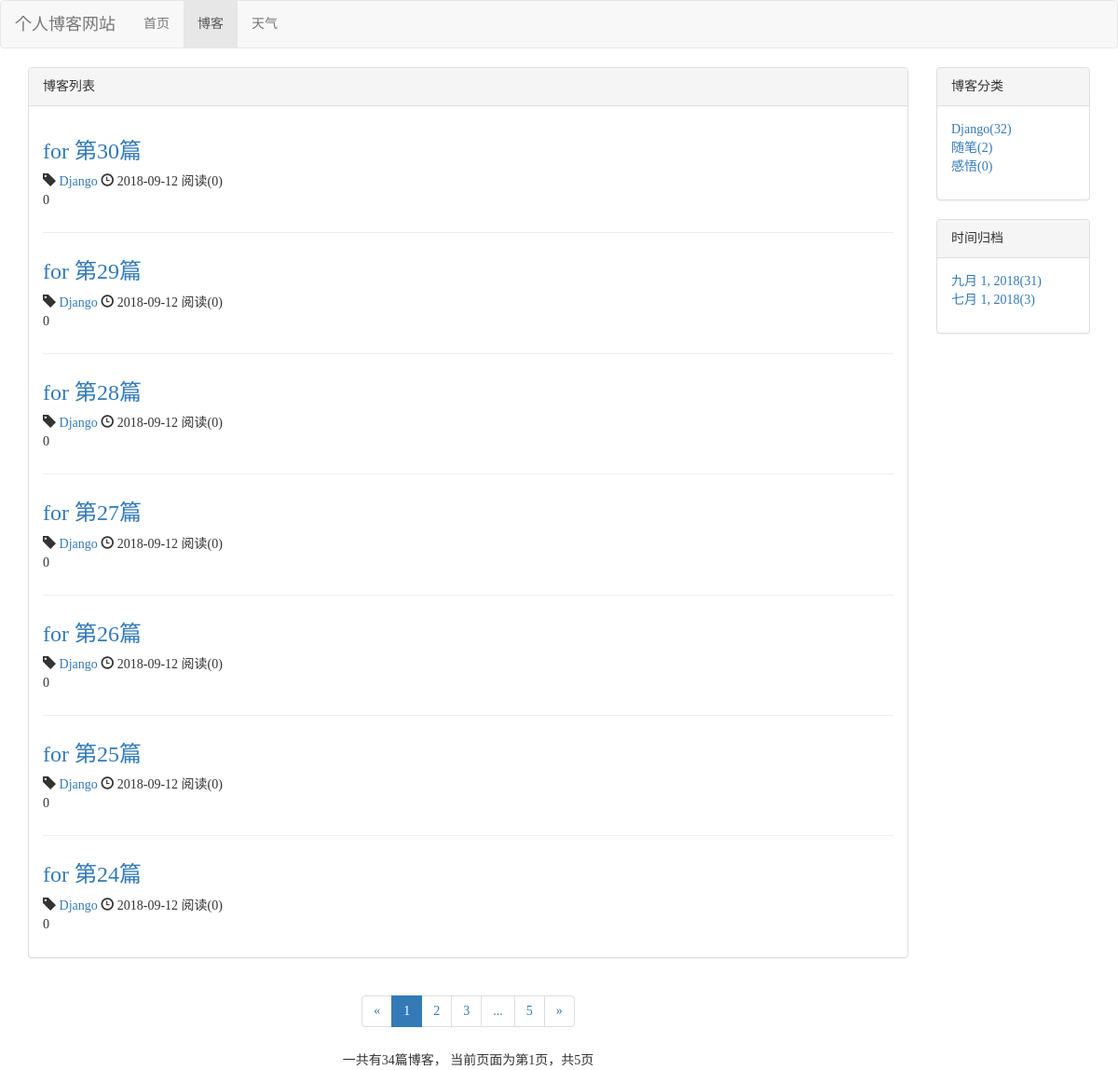
The page /blog/ on the database as committed earlier.
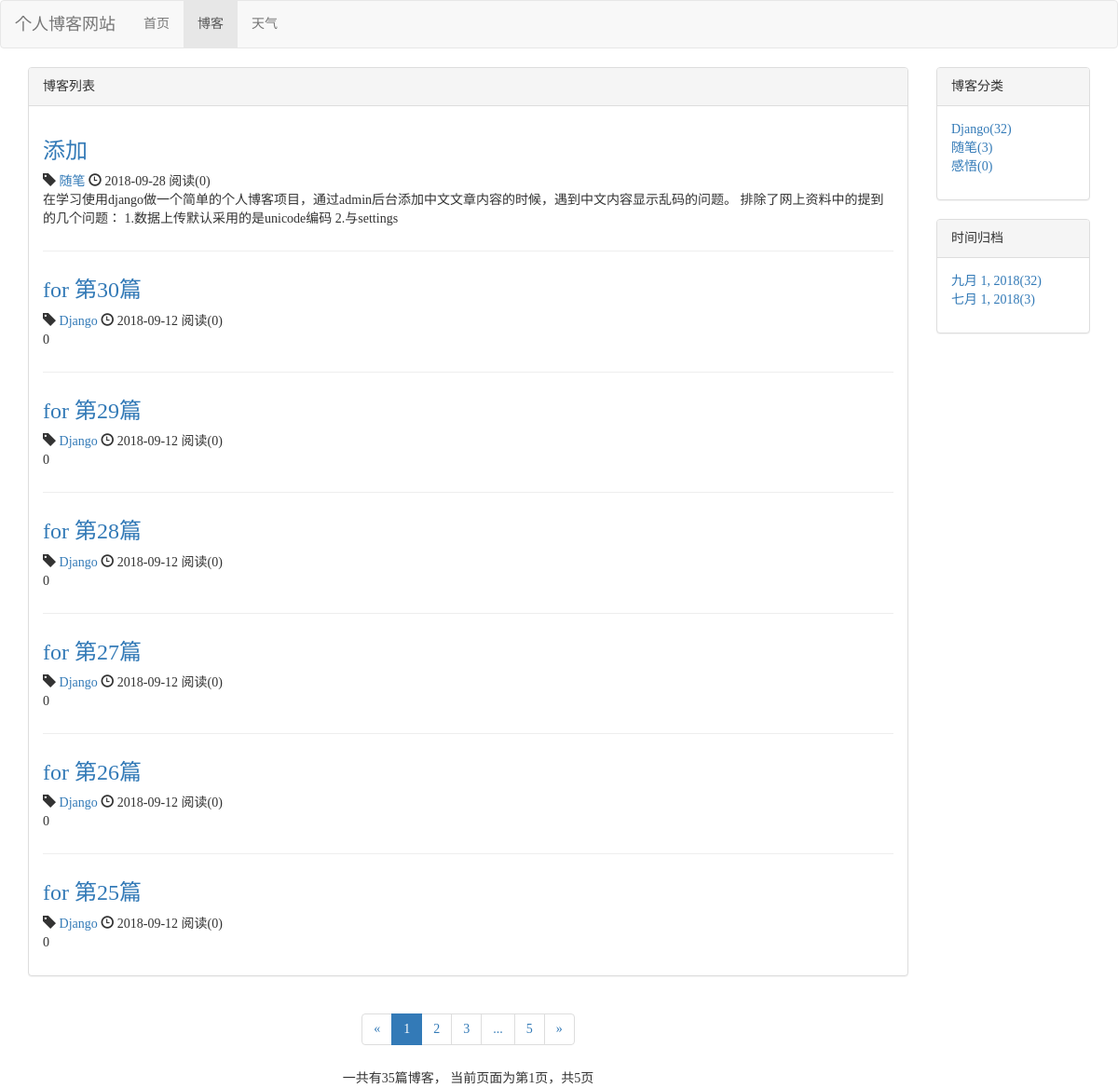
The same page on the database as committed later.
### blog1/models.py (models this page shows, shortened)
class Blog1(models.Model,ReadNumExtensionMethods):
    title = models.CharField(max_length=50)
    blog_type = models.ForeignKey(BlogType,on_delete=models.DO_NOTHING)
    content = RichTextUploadingField()
    author = models.ForeignKey(User,on_delete=models.DO_NOTHING)
    read_details = GenericRelation(ReadNumDate) #反向查询ReadNum
    created_time = models.DateTimeField(auto_now_add=True)
    last_updated_time = models.DateTimeField(auto_now=True)
    image = models.ImageField(upload_to='img',null=True,blank=True)
    class Meta:
        ordering = ['-created_time']

class BlogType(models.Model):
    type_name = models.CharField(max_length=15)
    def __str__(self):
        return self.type_name
    """
    #统计数量方法2：反过来用 type_name的id(如：1)来查询 blog_type对应的id(如：1)
    def blog_type_count(self):
        return self.blog1_set.all().count()
    """

### blog1/views.py (the view)
# urls.py: path('',views.blog_list, name="blog_list"),
def blog_list(request):
    blog_all_list = Blog1.objects.all()
    context = get_blog_list_common_data(request, blog_all_list)
    return render(request,'blog/blog_list.html', context)

### read_statistics/models.py (called while the page is built)
    def get_read_num(self): #Blog可以用这个方法，所以self可以是Blog的对象
        try:
            ct = ContentType.objects.get_for_model(self)# models对象
            readnum = ReadNum.objects.get(content_type=ct, object_id=self.pk)#ReadNum对象
            return readnum.read_num
        except exceptions.ObjectDoesNotExist:
            return 0

### blog1/templates/blog/blog_list.html (shortened to what this page needs)
{% extends 'base.html' %}
{% block nav_blog_active %}active{% endblock %}
{% load staticfiles %}
{% block head_extends %}
    <link rel="stylesheet" href="{% static 'blog/blog.css' %}">
{% endblock %}
{% block content %}
    <div class="container">
        <div class="row">
            <div class="col-sm-8 col-md-9 col-lg-10">
                <div class="panel panel-default">
                    <div class="panel-heading">{% block head_title %}博客列表{% endblock %}</div>
                    <div class="panel-body">
                        {% for blog in blogs %}
                            <div class="blog">
                                <h3><a href="{% url 'blog_detail' blog.pk %}">{{ blog.title }}</a></h3>
                                <p class="blog-info">
                                    <span class="glyphicon glyphicon-tag"></span>
                                    <a href="{% url 'blogs_with_type' blog.blog_type.pk %}">{{ blog.blog_type }}</a>
                                    <span class="glyphicon glyphicon-time"></span>
                                    {{ blog.created_time|date:"Y-m-d" }}
                                    阅读({{ blog.get_read_num }})
                                </p>
                                <p>{{ blog.content|striptags|truncatechars_html:120 }}</p>
                            </div>
                        {% empty %}
                            <div class="blog">
                                <h3>-- 暂无博客，敬请期待 --</h3>
                            </div>
                        {% endfor %}
                    </div>
                </div>
                <div class="paginator">
                    <ul class="pagination">
                        <li>
                            {% if page_of_blogs.has_previous %}
                                <a href="?page={{ page_of_blogs.previous_page_number }}" aria-label="Previous">
                                    <span aria-hidden="true">&laquo;</span>
                                </a>
                            {% else %}
                                 <span aria-hidden="true">&laquo;</span>
                            {% endif %}
                        </li>
                        {% for page_num in page_range %}
                            {% if page_num == page_of_blogs.number %}
                                <li class="active"><span>{{ page_num }}</span></li>
                            {% else %}
                                {% if page_num == '...' %}
                                    <li><span>{{ page_num }}</span></li>
                                {% else %}
                                    <li><a href="?page={{ page_num }}">{{ page_num }}</a></li>
                                {% endif %}
                            {% endif %}
                        {% endfor %}
                        <li>
                            {% if page_of_blogs.has_next %}
                                <a href="?page={{ page_of_blogs.next_page_number }}" aria-label="Next">
                                    <span aria-hidden="true">&raquo;</span>
                                </a>
                            {% else %}
                                <span aria-hidden="true">&raquo;</span>
                            {% endif %}
                        </li>
                    </ul>
                    <div>
                        一共有{{ page_of_blogs.paginator.count }}篇博客，
                        当前页面为第{{ page_of_blogs.number }}页，共{{ page_of_blogs.paginator.num_pages }}页
                    </div>
                </div>
            </div>
            <div class="hidden-xs col-sm-4 col-md-3 col-lg-2">
                <div class="panel panel-default">
                    <div class="panel-heading">博客分类</div>
                    <div class="panel-body">
                            <ul class="blog-types">
                                {% for blog_type in blog_types %}
                                    <li>
                                        <a href="{% url 'blogs_with_type' blog_type.pk %}">
                                            {{ blog_type.type_name }}({{ blog_type.type_count }})
                                        </a>
                                    </li>
                                {% empty %}
                                <li>暂无分类，敬请期待！</li>
                                {% endfor %}
                            </ul>
                     </div>
                </div>
                <div class="panel panel-default">
                    <div class="panel-heading">时间归档</div>
                    <div class="panel-body">
                        <ul>
                            {% for blog_date,date_count in blog_dates.items  %}
                                <li>
                                    <a href="{% url 'blog_dates' blog_date.year blog_date.month %}">
                                        {{ blog_date }}({{ date_count }})
                                    </a>
                                </li>
                            {% endfor %}
                        </ul>
                    </div>
                </div>
            </div>
        </div>
    </div>
{% endblock %}

### templates/base.html (shortened to what this page needs)
{% load staticfiles %}
<!DOCTYPE html>
<html lang="en">
<head>
    <link rel="stylesheet" type="text/css" href="{% static 'base.css' %}">
    <link rel="stylesheet" type="text/css" href="{% static 'bootstrap-3.3.7/css/bootstrap.min.css' %}">
    {% block head_extends %}{% endblock %}
</head>
<body>
	<div class="navbar navbar-default" role="navigation">
		<div class="container-fluid">
			<div class="navbar-header">
				<a class="navbar-brand" href="{% url 'home' %}">个人博客网站</a>
			</div>
			<div class="collapse navbar-collapse" id="navbar-collapse">
				<ul class="nav navbar-nav">
					<li class="{% block nav_home_active %}{% endblock %}">
						<a href="{% url 'home' %}">首页</a>
					</li>
					<li class="{% block nav_blog_active %}{% endblock %}">
						<a href="{% url 'blog_list' %}">博客</a>
					</li>
                    <li class="{% block nav_weather_active %}{% endblock %}">
						<a href="{% url 'weather' %}">天气</a>
					</li>
				</ul>
			</div>
		</div>
	</div>
    {% block content %}{% endblock %}
</body>
</html>

### static/base.css (style rules this page uses)
* { padding: 0; margin: 0; font-family: "Times New Roman"; }

### blog1/static/blog/blog.css (style rules this page uses)
ul { list-style: none; }
.blog:not(:last-child) { border-bottom: 1px solid #eee; padding-bottom: 1em; margin-bottom: 2em; }
div.blog p.blog-info { margin-bottom: 0; }
div.paginator { text-align: center; }

Rows that differ between the two databases and show on the page:
no longer on this page (row edited): Blog1: title "for 第24篇", blog_type "Django", created_time "2018-09-12", get_read_num "0", content "0"
added Blog1: title "添加", blog_type "随笔", created_time "2018-09-28", get_read_num "0", content "在学习使用django做一个简单的个人博客项目，通过admin后台添加中文文章内容的时候，遇到中文内容显示乱码的问题。 排除了网上资料中的提到的几个问题： 1.数据上传默认采用的是unicode编码 2.与settings"
computed for BlogType "随笔": type_count "2" → "3"
Other text that changed with them:
{{ page_of_blogs.paginator.count }}: "34" → "35"
new list line: "九月 1, 2018 ( 32 )"
list line gone: "九月 1, 2018 ( 31 )"
